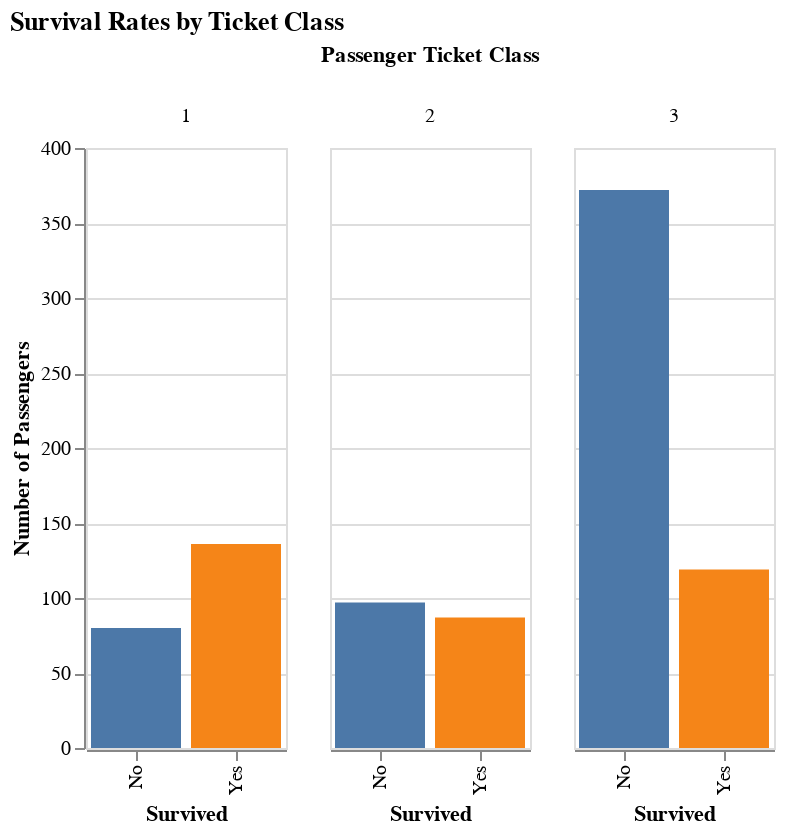

This figure's notebook cell:
### Code cell
# The better class ticket you had, the more likely you were to survive.

# Let's look at survivors by ticket class
alt.Chart(titanic).mark_bar(
    
).encode(
    alt.X('Survived', title='Survived'),
    alt.Y('count()', title='Number of Passengers'),
    color=alt.Color('Survived', legend=None),
    column=alt.Column('Pclass:N', title='Passenger Ticket Class')
).properties(
    width=100,
    title='Survival Rates by Ticket Class'
)

### Figure 1 — Vega-Lite specification as saved in the notebook (floating-point values rounded to 4 significant figures; data arrays with more than 128 entries replaced by an {"elided": "..."} marker saying what was removed)
{"config": {"view": {"continuousWidth": 400, "continuousHeight": 300}}, "data": {"name": "data-8158973a3f65ca236fb922f555966b66"}, "mark": "bar", "encoding": {"color": {"type": "nominal", "field": "Survived", "legend": null}, "column": {"type": "nominal", "field": "Pclass", "title": "Passenger Ticket Class"}, "x": {"type": "nominal", "field": "Survived", "title": "Survived"}, "y": {"type": "quantitative", "aggregate": "count", "title": "Number of Passengers"}}, "title": "Survival Rates by Ticket Class", "width": 100, "$schema": "https://vega.github.io/schema/vega-lite/v4.8.1.json", "datasets": {"data-8158973a3f65ca236fb922f555966b66": {"elided": "891 records"}}}
